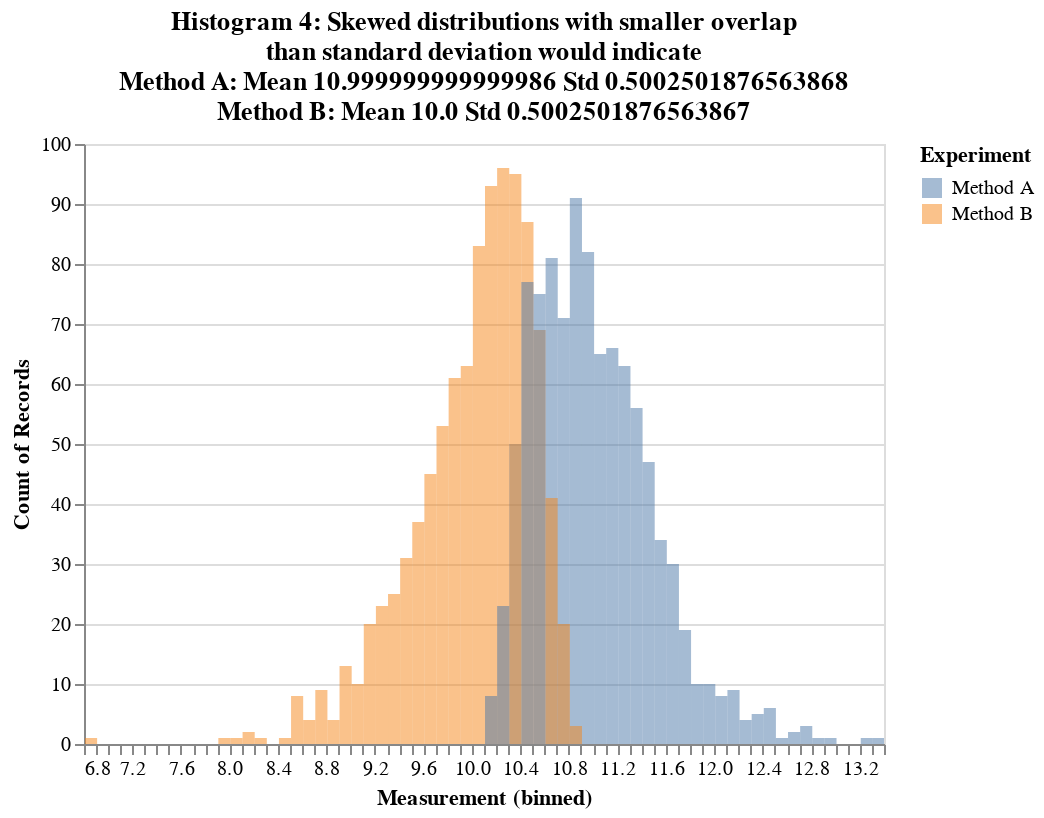

Write notebook code for a chart like this one.
### Code cell
import pandas as pd
import altair as alt
import numpy as np

df = pd.read_pickle('example4.pkl')
selection = alt.selection_interval(bind='scales')

alt.Chart(df).transform_fold(
    ['Method A', 'Method B'],
    as_=['Experiment', 'Measurement']
).mark_bar(
    opacity=0.5,
    binSpacing=0
).encode(
    alt.X('Measurement:Q', 
          bin=alt.Bin(maxbins=100)),
    alt.Y('count()', stack=None),
    alt.Color('Experiment:N')    
).properties(
    title=['Histogram 4: Skewed distributions with smaller overlap', 'than standard deviation would indicate',
           'Method A: Mean ' + str(df['Method A'].mean())  + ' Std ' + str(df['Method A'].std()),
           'Method B: Mean ' + str(df['Method B'].mean())  + ' Std ' + str(df['Method B'].std())
          ]
).add_selection(
    selection
)

### Figure 1 — Vega-Lite specification as saved in the notebook (floating-point values rounded to 4 significant figures; data arrays with more than 128 entries replaced by an {"elided": "..."} marker saying what was removed)
{"config": {"view": {"continuousWidth": 400, "continuousHeight": 300}}, "data": {"name": "data-e846d3ab77e7dfac26b4c8e0a4ef8305"}, "mark": {"type": "bar", "binSpacing": 0, "opacity": 0.5}, "encoding": {"color": {"field": "Experiment", "type": "nominal"}, "x": {"bin": {"maxbins": 100}, "field": "Measurement", "type": "quantitative"}, "y": {"aggregate": "count", "stack": null, "type": "quantitative"}}, "selection": {"selector005": {"type": "interval", "bind": "scales"}}, "title": ["Histogram 4: Skewed distributions with smaller overlap", "than standard deviation would indicate", "Method A: Mean 10.999999999999986 Std 0.5002501876563868", "Method B: Mean 10.0 Std 0.5002501876563867"], "transform": [{"fold": ["Method A", "Method B"], "as": ["Experiment", "Measurement"]}], "$schema": "https://vega.github.io/schema/vega-lite/v4.17.0.json", "datasets": {"data-e846d3ab77e7dfac26b4c8e0a4ef8305": {"elided": "1000 records"}}}
